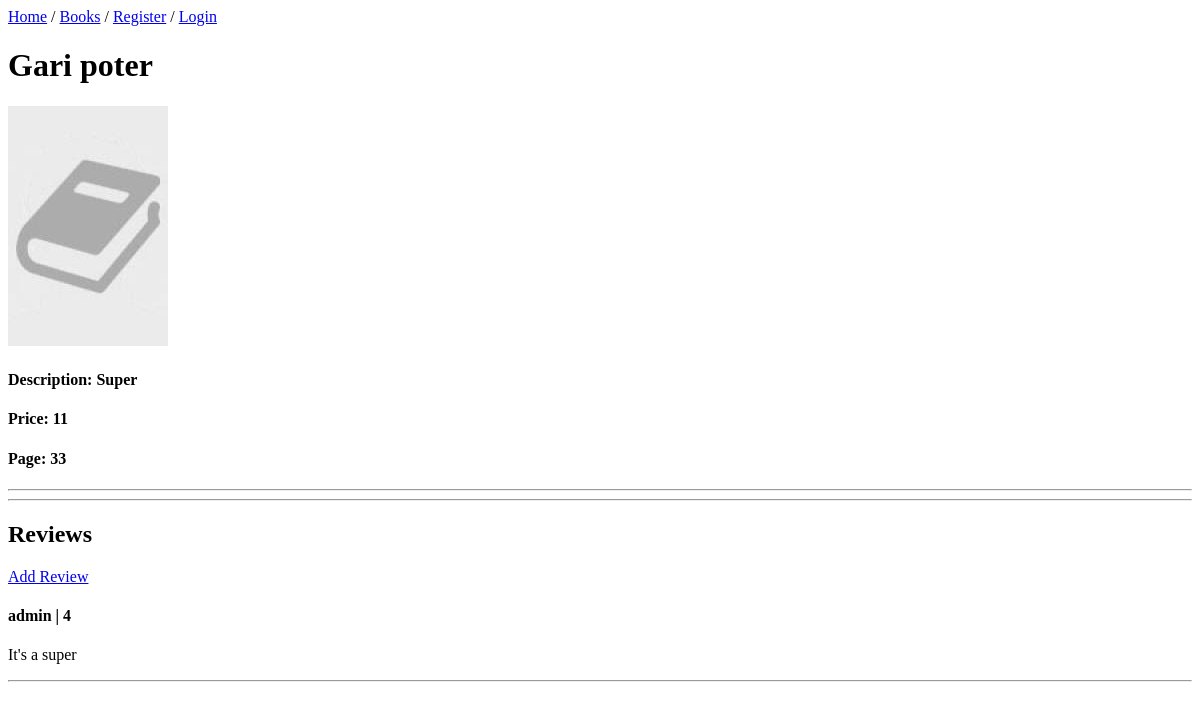
/products/deatail/2, run on an earlier commit of the app's database.
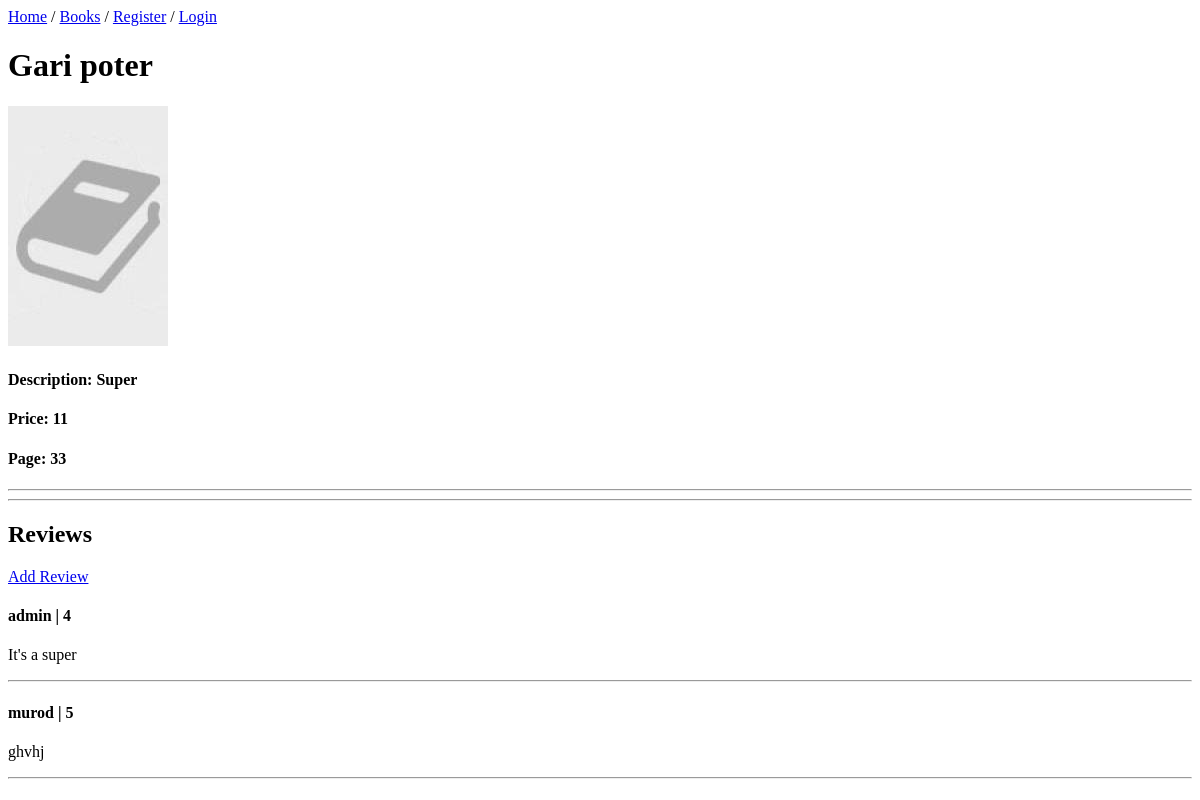
And on a later commit of the database.
### products/models.py (models this page shows, shortened)
class Review(models.Model):
    comment=models.CharField(max_length=100)
    rating=models.IntegerField(
        default=0,
        validators=[
            MaxValueValidator(5),
            MinValueValidator(0)
        ]
    )
    book=models.ForeignKey(Book,on_delete=models.CASCADE)
    user=models.ForeignKey(CustomUser,on_delete=models.CASCADE)
    class Meta:
        db_table ='review'

### users/models.py (models this page shows, shortened)
class CustomUser(AbstractUser):
    image=models.ImageField(upload_to='users_images/',blank=True,null=True,default='default_images/user_image.png')
    class Meta:
        db_table = 'customuser'

### products/views.py (the view)
# urls.py: path('deatail/<int:pk>',BookDetailView.as_view(),name='book_detail'),
class BookDetailView(DetailView):
    model = Book
    template_name = 'book/book_detail.html'
    def get(self, request, pk):
        book = Book.objects.get(pk=pk)
        reviews = Review.objects.filter(book=pk)
        context = {
            'book': book,
            'reviews': reviews
        }
        return render(request, 'book/book_detail.html', context=context)

### templates/book/book_detail.html (shortened to what this page needs)
{% extends "base.html" %}
{% block content %}
        <h1>{{ book.title }}</h1>
    <img src="{{ book.image.url }}" alt="its">
    <h4>Description: {{book.description}}</h4>
    <h4>Price: {{book.price}}</h4>
    <h4>Page: {{book.page}}</h4>
    <hr><hr>
    <h2>Reviews</h2>
    <a href="{% url 'products:add_review' book.pk %}" >Add Review</a>
    {% for review in reviews %}
        <h4>{{ review.user.username }} | {{ review.rating }}</h4>
        <p>{{ review.comment }}</p>
        <hr>
    {% endfor %}
{% endblock content %}

What changed in the data, as far as the page shows it:
added Review: user.username "murod", rating "5", comment "ghvhj"
